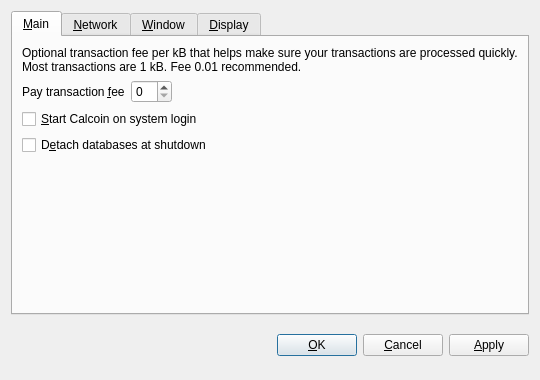
<?xml version="1.0" encoding="UTF-8"?>
<ui version="4.0">
 <class>OptionsDialog</class>
 <widget class="QDialog" name="OptionsDialog">
  <property name="geometry">
   <rect>
    <x>0</x>
    <y>0</y>
    <width>540</width>
    <height>380</height>
   </rect>
  </property>
  <property name="windowTitle">
   <string>Options</string>
  </property>
  <property name="modal">
   <bool>true</bool>
  </property>
  <layout class="QVBoxLayout" name="verticalLayout">
   <item>
    <widget class="QTabWidget" name="tabWidget">
     <property name="tabPosition">
      <enum>QTabWidget::North</enum>
     </property>
     <property name="currentIndex">
      <number>0</number>
     </property>
     <widget class="QWidget" name="tabMain">
      <attribute name="title">
       <string>&amp;Main</string>
      </attribute>
      <layout class="QVBoxLayout" name="verticalLayout_Main">
       <item>
        <widget class="QLabel" name="transactionFeeInfoLabel">
         <property name="text">
          <string>Optional transaction fee per kB that helps make sure your transactions are processed quickly. Most transactions are 1 kB. Fee 0.01 recommended.</string>
         </property>
         <property name="textFormat">
          <enum>Qt::PlainText</enum>
         </property>
         <property name="wordWrap">
          <bool>true</bool>
         </property>
        </widget>
       </item>
       <item>
        <layout class="QHBoxLayout" name="horizontalLayout_Main">
         <item>
          <widget class="QLabel" name="transactionFeeLabel">
           <property name="text">
            <string>Pay transaction &amp;fee</string>
           </property>
           <property name="textFormat">
            <enum>Qt::PlainText</enum>
           </property>
           <property name="buddy">
            <cstring>transactionFee</cstring>
           </property>
          </widget>
         </item>
         <item>
          <widget class="CalcoinAmountField" name="transactionFee"/>
         </item>
         <item>
          <spacer name="horizontalSpacer_Main">
           <property name="orientation">
            <enum>Qt::Horizontal</enum>
           </property>
           <property name="sizeHint" stdset="0">
            <size>
             <width>40</width>
             <height>20</height>
            </size>
           </property>
          </spacer>
         </item>
        </layout>
       </item>
       <item>
        <widget class="QCheckBox" name="calcoinAtStartup">
         <property name="toolTip">
          <string>Automatically start Calcoin after logging in to the system.</string>
         </property>
         <property name="text">
          <string>&amp;Start Calcoin on system login</string>
         </property>
        </widget>
       </item>
       <item>
        <widget class="QCheckBox" name="detachDatabases">
         <property name="toolTip">
          <string>Detach block and address databases at shutdown. This means they can be moved to another data directory, but it slows down shutdown. The wallet is always detached.</string>
         </property>
         <property name="text">
          <string>D&amp;etach databases at shutdown</string>
         </property>
        </widget>
       </item>
       <item>
        <spacer name="verticalSpacer_Main">
         <property name="orientation">
          <enum>Qt::Vertical</enum>
         </property>
         <property name="sizeHint" stdset="0">
          <size>
           <width>20</width>
           <height>40</height>
          </size>
         </property>
        </spacer>
       </item>
      </layout>
     </widget>
     <widget class="QWidget" name="tabNetwork">
      <attribute name="title">
       <string>&amp;Network</string>
      </attribute>
      <layout class="QVBoxLayout" name="verticalLayout_Network">
       <item>
        <widget class="QCheckBox" name="mapPortUpnp">
         <property name="toolTip">
          <string>Automatically open the Calcoin client port on the router. This only works when your router supports UPnP and it is enabled.</string>
         </property>
         <property name="text">
          <string>Map port using &amp;UPnP</string>
         </property>
        </widget>
       </item>
       <item>
        <widget class="QCheckBox" name="connectSocks">
         <property name="toolTip">
          <string>Connect to the Calcoin network through a SOCKS proxy (e.g. when connecting through Tor).</string>
         </property>
         <property name="text">
          <string>Connect through &amp;SOCKS proxy:</string>
         </property>
        </widget>
       </item>
       <item>
        <layout class="QHBoxLayout" name="horizontalLayout_Network">
         <item>
          <widget class="QLabel" name="proxyIpLabel">
           <property name="text">
            <string>Proxy &amp;IP:</string>
           </property>
           <property name="textFormat">
            <enum>Qt::PlainText</enum>
           </property>
           <property name="buddy">
            <cstring>proxyIp</cstring>
           </property>
          </widget>
         </item>
         <item>
          <widget class="QValidatedLineEdit" name="proxyIp">
           <property name="maximumSize">
            <size>
             <width>140</width>
             <height>16777215</height>
            </size>
           </property>
           <property name="toolTip">
            <string>IP address of the proxy (e.g. 127.0.0.1)</string>
           </property>
          </widget>
         </item>
         <item>
          <widget class="QLabel" name="proxyPortLabel">
           <property name="text">
            <string>&amp;Port:</string>
           </property>
           <property name="textFormat">
            <enum>Qt::PlainText</enum>
           </property>
           <property name="buddy">
            <cstring>proxyPort</cstring>
           </property>
          </widget>
         </item>
         <item>
          <widget class="QLineEdit" name="proxyPort">
           <property name="maximumSize">
            <size>
             <width>55</width>
             <height>16777215</height>
            </size>
           </property>
           <property name="toolTip">
            <string>Port of the proxy (e.g. 9050)</string>
           </property>
          </widget>
         </item>
         <item>
          <widget class="QLabel" name="socksVersionLabel">
           <property name="text">
            <string>SOCKS &amp;Version:</string>
           </property>
           <property name="textFormat">
            <enum>Qt::PlainText</enum>
           </property>
           <property name="buddy">
            <cstring>socksVersion</cstring>
           </property>
          </widget>
         </item>
         <item>
          <widget class="QValueComboBox" name="socksVersion">
           <property name="toolTip">
            <string>SOCKS version of the proxy (e.g. 5)</string>
           </property>
          </widget>
         </item>
         <item>
          <spacer name="horizontalSpacer_Network">
           <property name="orientation">
            <enum>Qt::Horizontal</enum>
           </property>
           <property name="sizeHint" stdset="0">
            <size>
             <width>40</width>
             <height>20</height>
            </size>
           </property>
          </spacer>
         </item>
        </layout>
       </item>
       <item>
        <spacer name="verticalSpacer_Network">
         <property name="orientation">
          <enum>Qt::Vertical</enum>
         </property>
         <property name="sizeHint" stdset="0">
          <size>
           <width>20</width>
           <height>40</height>
          </size>
         </property>
        </spacer>
       </item>
      </layout>
     </widget>
     <widget class="QWidget" name="tabWindow">
      <attribute name="title">
       <string>&amp;Window</string>
      </attribute>
      <layout class="QVBoxLayout" name="verticalLayout_Window">
       <item>
        <widget class="QCheckBox" name="minimizeToTray">
         <property name="toolTip">
          <string>Show only a tray icon after minimizing the window.</string>
         </property>
         <property name="text">
          <string>Minimize to the &amp;tray instead of the taskbar</string>
         </property>
        </widget>
       </item>
       <item>
        <widget class="QCheckBox" name="minimizeOnClose">
         <property name="toolTip">
          <string>Minimize instead of exit the application when the window is closed. When this option is enabled, the application will be closed only after selecting Quit in the menu.</string>
         </property>
         <property name="text">
          <string>M&amp;inimize on close</string>
         </property>
        </widget>
       </item>
       <item>
        <spacer name="verticalSpacer_Window">
         <property name="orientation">
          <enum>Qt::Vertical</enum>
         </property>
         <property name="sizeHint" stdset="0">
          <size>
           <width>20</width>
           <height>40</height>
          </size>
         </property>
        </spacer>
       </item>
      </layout>
     </widget>
     <widget class="QWidget" name="tabDisplay">
      <attribute name="title">
       <string>&amp;Display</string>
      </attribute>
      <layout class="QVBoxLayout" name="verticalLayout_Display">
       <item>
        <layout class="QHBoxLayout" name="horizontalLayout_1_Display">
         <item>
          <widget class="QLabel" name="langLabel">
           <property name="text">
            <string>User Interface &amp;language:</string>
           </property>
           <property name="textFormat">
            <enum>Qt::PlainText</enum>
           </property>
           <property name="buddy">
            <cstring>lang</cstring>
           </property>
          </widget>
         </item>
         <item>
          <widget class="QValueComboBox" name="lang">
           <property name="toolTip">
            <string>The user interface language can be set here. This setting will take effect after restarting Calcoin.</string>
           </property>
          </widget>
         </item>
        </layout>
       </item>
       <item>
        <layout class="QHBoxLayout" name="horizontalLayout_2_Display">
         <item>
          <widget class="QLabel" name="unitLabel">
           <property name="text">
            <string>&amp;Unit to show amounts in:</string>
           </property>
           <property name="textFormat">
            <enum>Qt::PlainText</enum>
           </property>
           <property name="buddy">
            <cstring>unit</cstring>
           </property>
          </widget>
         </item>
         <item>
          <widget class="QValueComboBox" name="unit">
           <property name="toolTip">
            <string>Choose the default subdivision unit to show in the interface and when sending coins.</string>
           </property>
          </widget>
         </item>
        </layout>
       </item>
       <item>
        <widget class="QCheckBox" name="displayAddresses">
         <property name="toolTip">
          <string>Whether to show Calcoin addresses in the transaction list or not.</string>
         </property>
         <property name="text">
          <string>Display addresses in &amp;transaction list</string>
         </property>
        </widget>
       </item>
       <item>
        <spacer name="verticalSpacer_Display">
         <property name="orientation">
          <enum>Qt::Vertical</enum>
         </property>
         <property name="sizeHint" stdset="0">
          <size>
           <width>20</width>
           <height>40</height>
          </size>
         </property>
        </spacer>
       </item>
      </layout>
     </widget>
    </widget>
   </item>
   <item>
    <layout class="QHBoxLayout" name="horizontalLayout_Buttons">
     <item>
      <spacer name="horizontalSpacer_1">
       <property name="orientation">
        <enum>Qt::Horizontal</enum>
       </property>
       <property name="sizeHint" stdset="0">
        <size>
         <width>40</width>
         <height>48</height>
        </size>
       </property>
      </spacer>
     </item>
     <item>
      <widget class="QLabel" name="statusLabel">
       <property name="font">
        <font>
         <weight>75</weight>
         <bold>true</bold>
        </font>
       </property>
       <property name="text">
        <string/>
       </property>
       <property name="textFormat">
        <enum>Qt::PlainText</enum>
       </property>
       <property name="wordWrap">
        <bool>true</bool>
       </property>
      </widget>
     </item>
     <item>
      <spacer name="horizontalSpacer_2">
       <property name="orientation">
        <enum>Qt::Horizontal</enum>
       </property>
       <property name="sizeHint" stdset="0">
        <size>
         <width>40</width>
         <height>48</height>
        </size>
       </property>
      </spacer>
     </item>
     <item>
      <widget class="QPushButton" name="okButton">
       <property name="text">
        <string>&amp;OK</string>
       </property>
      </widget>
     </item>
     <item>
      <widget class="QPushButton" name="cancelButton">
       <property name="text">
        <string>&amp;Cancel</string>
       </property>
       <property name="autoDefault">
        <bool>false</bool>
       </property>
      </widget>
     </item>
     <item>
      <widget class="QPushButton" name="applyButton">
       <property name="text">
        <string>&amp;Apply</string>
       </property>
       <property name="autoDefault">
        <bool>false</bool>
       </property>
      </widget>
     </item>
    </layout>
   </item>
  </layout>
 </widget>
 <customwidgets>
  <customwidget>
   <class>CalcoinAmountField</class>
   <extends>QSpinBox</extends>
   <header>calcoinamountfield.h</header>
  </customwidget>
  <customwidget>
   <class>QValueComboBox</class>
   <extends>QComboBox</extends>
   <header>qvaluecombobox.h</header>
  </customwidget>
  <customwidget>
   <class>QValidatedLineEdit</class>
   <extends>QLineEdit</extends>
   <header>qvalidatedlineedit.h</header>
  </customwidget>
 </customwidgets>
 <resources/>
 <connections/>
</ui>
